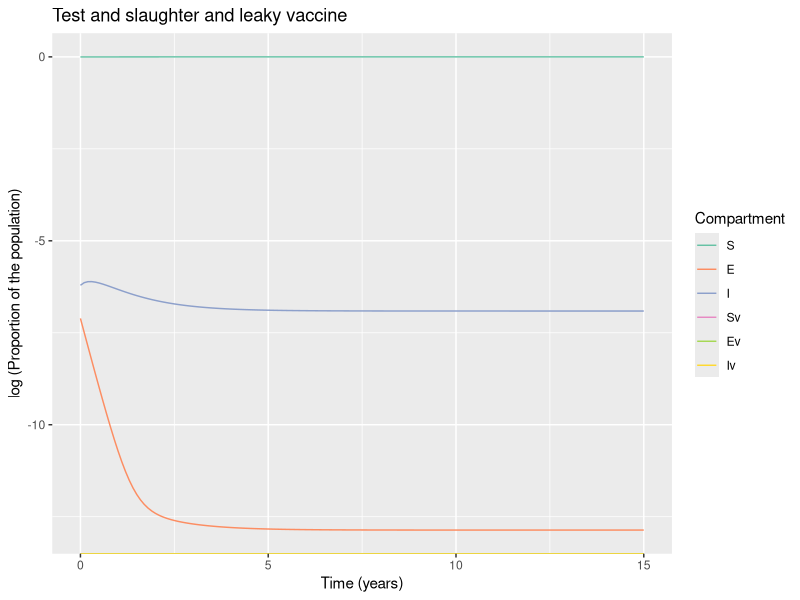

The R script that drew this image:
# LOAD THE PACKAGES:
library(deSolve)
library(reshape2)
library(ggplot2)


# MODEL INPUTS:

initial_state_values <- c(S = 1224000- 3461,
                          E = 1000,        
                          I = 2461,        
                          Sv = 0,      
                          Ev = 0,
                          Iv = 0)      

# Parameters
#R0=0.42

parameters <- c(beta = 0.01,     # the infection rate in units of years^-1  5.2
                delta = 0.01*365,     # the latency period in units of years^-1 
                c_s = 0.39,       # the reduction in the force of infection
                # acting on those vaccinated
                c_i = 0.39,# the reduction in the infectivity of vaccinated infected bovines  
                u = 1/5,#death rate in units of years^-1 
                a = 0.71, #testing rate in units of years^-1
                b = 1/5, #birth rate in units of years^-1
                vc = 0,  # vaccination rate
                w = 0.0009 ) #wildife infection rate 0.131
              
             

# TIMESTEPS:

# Sequence of timesteps to solve the model at
times <- seq(from = 0, to = 15, by =0.1)#from 0 to 10 years, daily intervalS
# MODEL FUNCTION: 

vaccine_model <- function(time, state, parameters) {  
  
  with(as.list(c(state, parameters)), {    
    
    # Defining lambda as a function of beta and E:
    N <- S + E + I + Sv + Ev + Iv 
    lambda <- beta * I/N + c_i * beta * Iv/N 
    # the Ev compartment gets c_i times less infected than the E compartment
    
    
    # The differential equations
    dS <- -lambda * S - u * S - S * w - vc * S + (b * N * (1-vc))+ a * I + a * Iv
    dE <- lambda * S - delta * E - u * E - vc * E 
    dI <- delta * E - a * I - u * I + S * w 
    dSv <- -c_s * lambda * Sv - u * Sv + vc * S  + b * N * vc - Sv * w            
    dEv <- c_s * lambda * Sv - delta * Ev - u * Ev + vc * E 
    dIv <- delta * Ev - a * Iv - u * Iv + Sv * w 
    
    return(list(c(dS, dE, dI, dSv, dEv, dIv))) 
  })
  
}

# MODEL OUTPUT:

# Solving the differential equations using the ode integration algorithm
output <- as.data.frame(ode(y = initial_state_values, 
                            times = times, 
                            func = vaccine_model,
                            parms = parameters))

# PLOT THE OUTPUT

# turn output dataset into long format
output_long <- melt(as.data.frame(output), id = "time")

# Adding a column for the prevalence proportion to the long-format output
output_long$prevalence <- output_long$value/sum(initial_state_values)

# Plot the number in each compartment over time
ggplot(data = output_long,                                               
       aes(x = time, y = log(prevalence), colour = variable, group = variable)) +  
  geom_line() +                                                          
  xlab("Time (years)")+                                                   
  ylab("log (Proportion of the population)") +
  labs(title = paste("Test and slaughter and leaky vaccine"), 
       colour = "Compartment") +
  scale_colour_brewer(palette = "Set2")

#incidence<- diff(output_long$value[output_long$variable=="T"])
#plot(incidence)
#lambda <- 5.2/2 * (output_long$value[output_long$variable=="I"])
